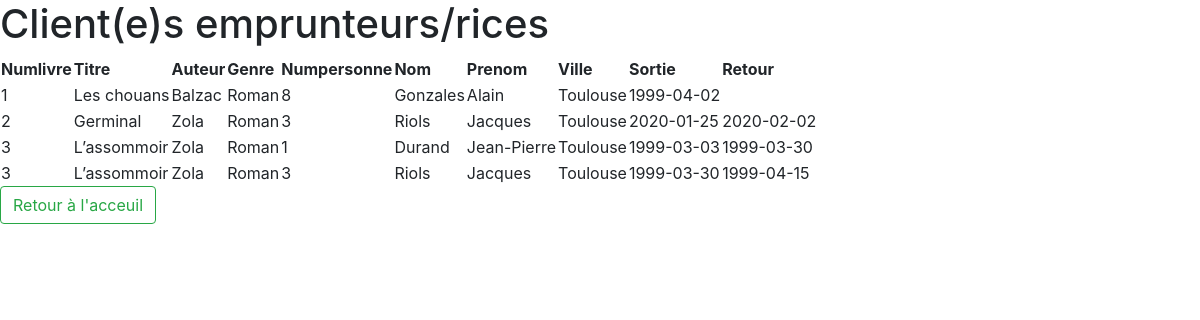
/affiche_emprunteur.php, run on the app's committed database.
### tables this page shows
CREATE TABLE IF NOT EXISTS `emprunt` (
  `numlivre` int(11) NOT NULL,
  `numpersonne` int(11) NOT NULL,
  `sortie` date NOT NULL,
  `retour` date DEFAULT NULL,
  PRIMARY KEY (`numlivre`,`numpersonne`,`sortie`),
  KEY `numlivre` (`numlivre`),
  KEY `numlivre_2` (`numlivre`),
  KEY `numpersonne` (`numpersonne`)
);

CREATE TABLE IF NOT EXISTS `livre` (
  `numlivre` int(11) NOT NULL AUTO_INCREMENT,
  `titre` varchar(100) NOT NULL,
  `auteur` varchar(100) NOT NULL,
  `genre` enum('Roman','Poésie','Nouvelle','BD') NOT NULL DEFAULT 'Roman',
  `prix` int(11) DEFAULT NULL,
  PRIMARY KEY (`numlivre`)
);

CREATE TABLE IF NOT EXISTS `personne` (
  `numpersonne` int(11) NOT NULL AUTO_INCREMENT,
  `nom` varchar(100) NOT NULL,
  `prenom` varchar(100) NOT NULL,
  `ville` varchar(200) NOT NULL,
  PRIMARY KEY (`numpersonne`)
);

### affiche_emprunteur.php (the view, shortened to what this page needs)
<!doctype html>
<html lang="fr">
	<head>
	  <link rel="stylesheet" type="text/css" href="../creative.css">
	</head>
	<body>
			<h1>Client(e)s emprunteurs/rices </h1>
			<table>
				<tr><th>Numlivre</th><th>Titre</th><th>Auteur</th><th>Genre</th><th>Numpersonne</th><th>Nom</th><th>Prenom</th><th>Ville</th><th>Sortie</th><th>Retour</th></tr>
		  <?php
			$host 	= 'localhost';
			$user 	= 'root' ;
			$passwd = '';
			$mabase = 'biblio2';
			if ($conn = mysqli_connect($host,$user,$passwd,$mabase))
			{
				$req = "SELECT * FROM emprunt join personne on emprunt.numpersonne=personne.numpersonne
											  join livre on emprunt.numlivre=livre.numlivre";
				if($result = mysqli_query($conn, $req, MYSQLI_USE_RESULT))
				{
					while ( $row =mysqli_fetch_assoc($result))
					{
						$numLivreLue 	= $row['numlivre'];
						$numpersonneLue = utf8_encode ($row['numpersonne']);
						$nomLue 		= utf8_encode ($row['nom']);
						$prenomLue		= utf8_encode ($row['prenom']);
						$villeLue		= utf8_encode ($row['ville']);
						$titreLue		= utf8_encode ($row['titre']);
						$auteurLue		= utf8_encode ($row['auteur']);
						$genreLue		= utf8_encode ($row['genre']);
						$sortieLue 		= utf8_encode ($row['sortie']);
						$retourLue 		= utf8_encode ($row['retour']);
						echo "<tr><td>$numLivreLue</td><td>$titreLue</td><td>$auteurLue</td><td>$genreLue</td><td>$numpersonneLue</td><td>$nomLue</td><td>$prenomLue</td><td>$villeLue</td><td>$sortieLue</td><td>$retourLue</td></tr>";
					}
				}
				else{
					die ("erreur de requête");
				}
			}
			else{
				die("problême de connexion au serveur de base de données");
			}
		  ?>
		  </table>
 <a class="btn btn-outline-success" href="javascript:history.go(-1)">Retour à l'acceuil</a>
	</body>
</html>

### data on the page
emprunt: numlivre.numlivre "1", numlivre.titre "Les chouans", numlivre.auteur "Balzac", numlivre.genre "Roman", numpersonne.numpersonne "8", numpersonne.nom "Gonzales", numpersonne.prenom "Alain", numpersonne.ville "Toulouse", sortie "1999-04-02"
emprunt: numlivre.numlivre "2", numlivre.titre "Germinal", numlivre.auteur "Zola", numlivre.genre "Roman", numpersonne.numpersonne "3", numpersonne.nom "Riols", numpersonne.prenom "Jacques", numpersonne.ville "Toulouse", sortie "2020-01-25", retour "2020-02-02"
emprunt: numlivre.numlivre "3", numlivre.titre "L’assommoir", numlivre.auteur "Zola", numlivre.genre "Roman", numpersonne.numpersonne "1", numpersonne.nom "Durand", numpersonne.prenom "Jean-Pierre", numpersonne.ville "Toulouse", sortie "1999-03-03", retour "1999-03-30"
emprunt: numlivre.numlivre "3", numlivre.titre "L’assommoir", numlivre.auteur "Zola", numlivre.genre "Roman", numpersonne.numpersonne "3", numpersonne.nom "Riols", numpersonne.prenom "Jacques", numpersonne.ville "Toulouse", sortie "1999-03-30", retour "1999-04-15"
